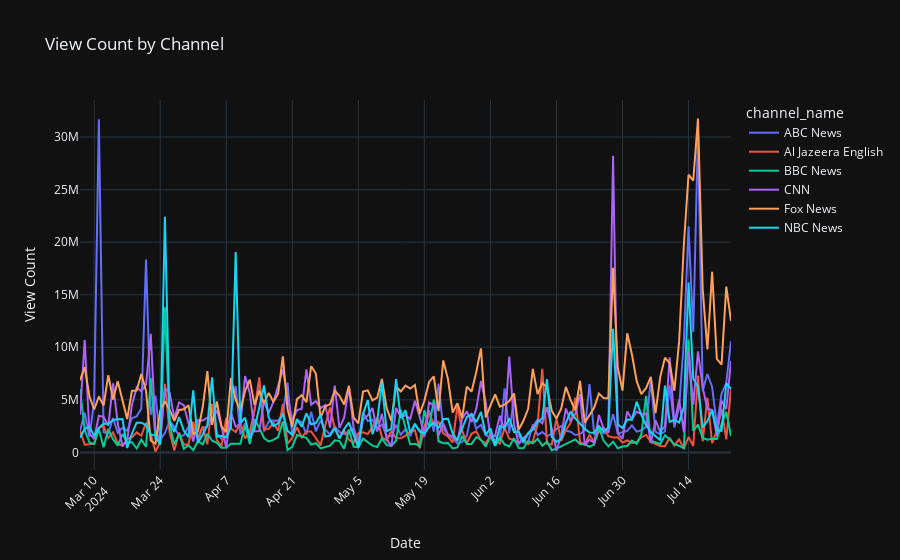

Notebook code for this chart:
### Code cell
import plotly.express as px
import pandas as pd

# Assuming df is a pandas DataFrame with relevant data
# Ensure the 'Date' column is in datetime format
df['Date'] = pd.to_datetime(df['published_at']).dt.date
df['view_count'] = df['view_count'].fillna(0).astype(int)
df['like_count'] = df['like_count'].fillna(0).astype(int)
df['comment_count'] = df['comment_count'].fillna(0).astype(int)

# Group data by Date and channel_name
grouped_df = df.groupby(['Date', 'channel_name']).sum().reset_index()

# Plot View Count by Channel
fig_view = px.line(grouped_df, x='Date', y='view_count', color='channel_name', title='View Count by Channel')
fig_view.update_layout(xaxis_title='Date', yaxis_title='View Count', xaxis=dict(tickangle=-45))
fig_view.show()

### Figure 1 — Plotly figure (JSON) as saved in the notebook; plotly's stock layout.template omitted (floating-point values rounded to 4 significant figures; data arrays with more than 128 entries replaced by an {"elided": "..."} marker saying what was removed)
{"data": [{"hovertemplate": "channel_name=ABC News<br>Date=%{x}<br>view_count=%{y}<extra></extra>", "legendgroup": "ABC News", "line": {"color": "#636efa", "dash": "solid"}, "marker": {"symbol": "circle"}, "mode": "lines", "name": "ABC News", "orientation": "v", "showlegend": true, "type": "scatter", "x": {"elided": "139 str values"}, "xaxis": "x", "y": {"elided": "139 int values"}, "yaxis": "y"}, {"hovertemplate": "channel_name=Al Jazeera English<br>Date=%{x}<br>view_count=%{y}<extra></extra>", "legendgroup": "Al Jazeera English", "line": {"color": "#EF553B", "dash": "solid"}, "marker": {"symbol": "circle"}, "mode": "lines", "name": "Al Jazeera English", "orientation": "v", "showlegend": true, "type": "scatter", "x": {"elided": "138 str values"}, "xaxis": "x", "y": {"elided": "138 int values"}, "yaxis": "y"}, {"hovertemplate": "channel_name=BBC News<br>Date=%{x}<br>view_count=%{y}<extra></extra>", "legendgroup": "BBC News", "line": {"color": "#00cc96", "dash": "solid"}, "marker": {"symbol": "circle"}, "mode": "lines", "name": "BBC News", "orientation": "v", "showlegend": true, "type": "scatter", "x": {"elided": "138 str values"}, "xaxis": "x", "y": {"elided": "138 int values"}, "yaxis": "y"}, {"hovertemplate": "channel_name=CNN<br>Date=%{x}<br>view_count=%{y}<extra></extra>", "legendgroup": "CNN", "line": {"color": "#ab63fa", "dash": "solid"}, "marker": {"symbol": "circle"}, "mode": "lines", "name": "CNN", "orientation": "v", "showlegend": true, "type": "scatter", "x": {"elided": "139 str values"}, "xaxis": "x", "y": {"elided": "139 int values"}, "yaxis": "y"}, {"hovertemplate": "channel_name=Fox News<br>Date=%{x}<br>view_count=%{y}<extra></extra>", "legendgroup": "Fox News", "line": {"color": "#FFA15A", "dash": "solid"}, "marker": {"symbol": "circle"}, "mode": "lines", "name": "Fox News", "orientation": "v", "showlegend": true, "type": "scatter", "x": {"elided": "139 str values"}, "xaxis": "x", "y": {"elided": "139 int values"}, "yaxis": "y"}, {"hovertemplate": "channel_name=NBC News<br>Date=%{x}<br>view_count=%{y}<extra></extra>", "legendgroup": "NBC News", "line": {"color": "#19d3f3", "dash": "solid"}, "marker": {"symbol": "circle"}, "mode": "lines", "name": "NBC News", "orientation": "v", "showlegend": true, "type": "scatter", "x": {"elided": "138 str values"}, "xaxis": "x", "y": {"elided": "138 int values"}, "yaxis": "y"}], "layout": {"autosize": true, "legend": {"title": {"text": "channel_name"}, "tracegroupgap": 0}, "title": {"text": "View Count by Channel"}, "xaxis": {"anchor": "y", "autorange": true, "domain": [0, 1], "range": ["2024-03-07", "2024-07-23"], "tickangle": -45, "title": {"text": "Date"}, "type": "date"}, "yaxis": {"anchor": "x", "autorange": true, "domain": [0, 1], "range": [-1675000.0, 33520000.0], "title": {"text": "View Count"}, "type": "linear"}}}
